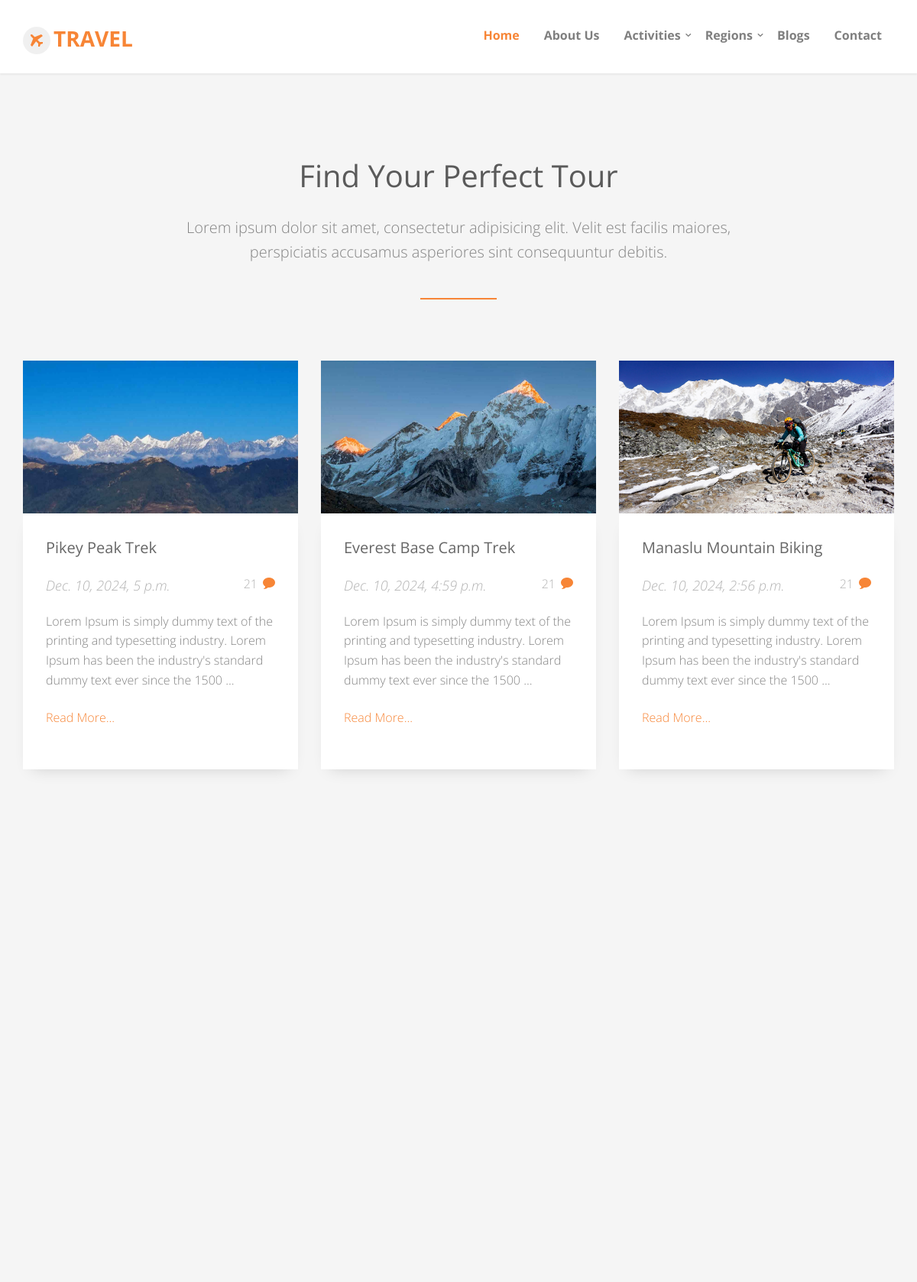
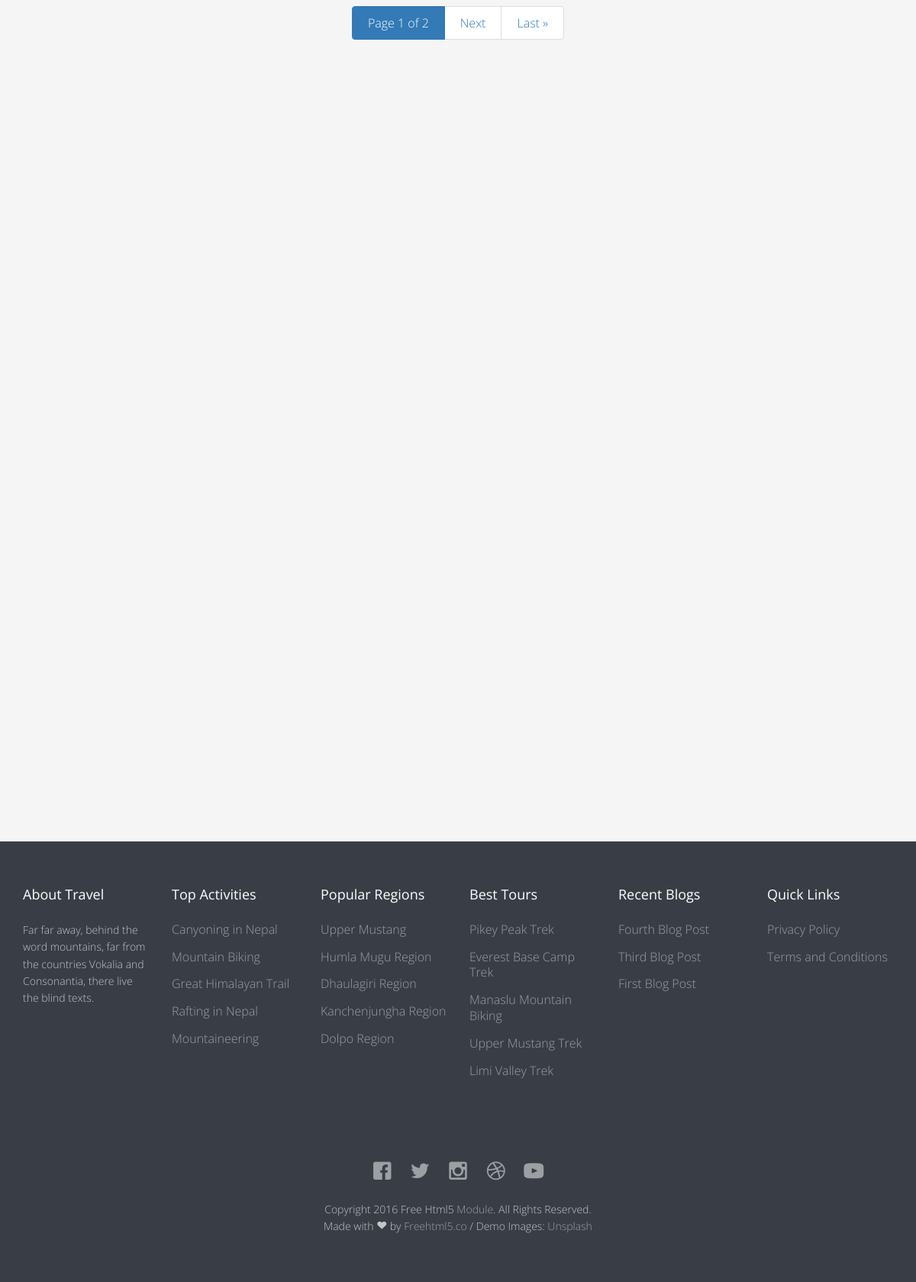
Screenshot of /tour/all/ with the database file from the repository (2 pictures, top to bottom).
### page/models.py (models this page shows, shortened)
class Page(models.Model):
	page_title = models.CharField(max_length=200, verbose_name='Page Title')
	page_slug = models.SlugField(max_length=200, verbose_name='Page Slug')
	page_position = models.CharField(
			choices = POSITION,
			default='Top',
			max_length=20,
			verbose_name='Page Position'
		)
	page_description = models.TextField(blank=True, null=True, verbose_name="Page Description")
	page_image = models.ImageField(upload_to='pages/', blank=True, null=True, verbose_name="Page Image")
	page_is_active = models.CharField(
			choices = IS_ACTIVE,
			default='Yes',
			max_length=10,
			verbose_name='Is Active?'
		)
	page_is_featured = models.CharField(
			choices = IS_ACTIVE,
			default='Yes',
			max_length=10,
			verbose_name='Is Featured?'
		)
	page_created_at = models.DateTimeField(auto_now_add=True, verbose_name='Page Created Date')
	page_updated_at = models.DateTimeField(auto_now=True, verbose_name='Page Updated Date')
	page_added_by = models.ForeignKey(User, on_delete=models.SET_NULL, default=None, null=True, verbose_name='Added By')
	seo_page_title = models.CharField(max_length=200, blank=True, null=True, verbose_name="SEO Page Title (60 Characters Long)")
	seo_page_keywords = models.TextField(blank=True, null=True, verbose_name="SEO Page Keywords (Separated by Commas)")
	seo_page_description = models.TextField(blank=True, null=True, verbose_name="SEO Page Description (160 Characters Long)")

### tour/models.py (models this page shows, shortened)
class Tour(models.Model):
	tour_title = models.CharField(max_length=200, verbose_name="Tour Title")
	tour_slug = models.CharField(max_length=200, verbose_name="Tour Slug")
	tour_duration = models.PositiveSmallIntegerField(blank=True, null=True, verbose_name="Tour Duration")
	tour_altitude = models.PositiveSmallIntegerField(blank=True, null=True, verbose_name="Tour Max Altitude")
	tour_difficulty = models.CharField(
			choices = DIFFICULTY,
			default = 'Medium',
			max_length = 10,
			verbose_name = 'Tour Difficulty'
		)
	tour_description = models.TextField(blank=True, null=True, verbose_name="Tour Description")
	tour_image = models.ImageField(upload_to='tours/', blank=True, null=True, verbose_name="Tour Image")
	tour_map = models.ImageField(upload_to='maps/', blank=True, null=True, verbose_name="Tour Map")
	tour_activity = models.ForeignKey(Activity, on_delete=models.SET_NULL, default = None, null=True, verbose_name='Tour Activity')
	tour_region = models.ManyToManyField(Region, verbose_name='Tour Region')
	tour_is_active = models.CharField(
			choices = IS_ACTIVE,
			default = 'Yes',
			max_length = 10,
			verbose_name = 'Is Active?'
		)
	tour_is_featured = models.CharField(
			choices = IS_ACTIVE,
			default = 'Yes',
			max_length = 10,
			verbose_name = 'Is Featured?'
		)
	tour_created_at = models.DateTimeField(auto_now_add=True, verbose_name="Added Date")
	tour_updated_at = models.DateTimeField(auto_now=True, verbose_name="Updated Date")
	tour_added_by = models.ForeignKey(User, on_delete=models.SET_NULL, default=None, null=True, verbose_name='Added By')
	seo_tour_title = models.CharField(max_length=200, blank=True, null=True, verbose_name="SEO Tour Title (60 Characters Long)")
	seo_tour_keywords = models.TextField(blank=True, null=True, verbose_name="SEO Tour Keywords Separated by Commas")
	seo_tour_description = models.TextField(blank=True, null=True, verbose_name="SEO Tour Description (160 Characters Long)")

class Activity(models.Model):
	activity_title = models.CharField(max_length=200, verbose_name="Activity Title")
	activity_slug = models.SlugField(max_length=200, verbose_name="Activity Slug")
	activity_description = models.TextField(blank=True, null=True, verbose_name="Activity Description")
	activity_image = models.ImageField(upload_to='activities/', blank=True, null=True, verbose_name="Activity Image")
	activity_icon = models.CharField(max_length=200, blank=True, null=True, verbose_name="Activity Icon")
	activity_is_active = models.CharField(
			choices = IS_ACTIVE,
			default = 'Yes',
			max_length = 10,
			verbose_name = 'Is Active?'
		)
	activity_is_featured = models.CharField(
			choices = IS_ACTIVE,
			default = 'Yes',
			max_length = 10,
			verbose_name = 'Is Featured?'
		)
	activity_created_at = models.DateTimeField(auto_now_add=True, verbose_name="Created Date")
	activity_updated_at = models.DateTimeField(auto_now=True, verbose_name="Updated Date")
	activity_added_by = models.ForeignKey(User, on_delete=models.SET_NULL, default=None, null=True, verbose_name="Added By")
	seo_activity_title = models.CharField(max_length=100, blank=True, null=True, verbose_name="SEO Activity Title (60 Characters Long)")
	seo_activity_keywords = models.TextField(blank=True, null=True, verbose_name="SEO Activity Keywords (Separated by Commas)")
	seo_activity_description = models.TextField(blank=True, null=True, verbose_name="SEO Activity Description (160 Characters Long)")

class Region(models.Model):
	region_title = models.CharField(max_length=200, verbose_name="Region Title")
	region_slug = models.CharField(max_length=200, verbose_name="Region Slug")
	region_description = models.TextField(blank=True, null=True, verbose_name="Region Description")
	region_image = models.ImageField(upload_to='regions/', blank=True, null=True, verbose_name="Region Image")
	region_is_active = models.CharField(
			choices = IS_ACTIVE,
			default = 'Yes',
			max_length = 10,
			verbose_name = 'Is Active?'
		)
	region_is_featured = models.CharField(
			choices = IS_ACTIVE,
			default = 'Yes',
			max_length = 10,
			verbose_name = 'Is Featured?'
		)
	region_created_at = models.DateTimeField(auto_now_add=True, verbose_name="Created Date")
	region_updated_at = models.DateTimeField(auto_now=True, verbose_name="Updated Date")
	region_added_by = models.ForeignKey(User, on_delete=models.SET_NULL, default=None, null=True, verbose_name="Added By")
	seo_region_title = models.CharField(max_length=200, blank=True, null=True, verbose_name="SEO Region Title (60 Characters Long)")
	seo_region_keywords = models.TextField(blank=True, null=True, verbose_name="SEO Region Keywords (Separated by Commas)")
	seo_region_description = models.TextField(blank=True, null=True, verbose_name="SEO Region Description (160 Characters Long)")
	class Meta:
		ordering = ['-region_created_at']

### blog/models.py (models this page shows, shortened)
class Blog(models.Model):
	blog_title = models.CharField(max_length=200, verbose_name='Blog Title')
	blog_slug = models.CharField(max_length=200, verbose_name='Blog Slug')
	blog_description = models.TextField(blank=True, null=True, verbose_name='Blog Description')
	blog_image = models.ImageField(upload_to='blogs/', blank=True, null=True, verbose_name='Blog Image')
	blog_category = models.ManyToManyField(Category, verbose_name='Blog Category')
	blog_is_active = models.CharField(
			choices = IS_ACTIVE,
			default = 'Yes',
			max_length = 10,
			verbose_name = 'Is Active?'
		)
	blog_is_featured = models.CharField(
			choices = IS_ACTIVE,
			default = 'Yes',
			max_length = 10,
			verbose_name = 'Is Featured?'
		)
	blog_created_at = models.DateTimeField(auto_now_add=True, verbose_name='Blog Created Date')
	blog_updated_at = models.DateTimeField(auto_now=True, verbose_name='Blog Updated Date')
	blog_added_by = models.ForeignKey(User, on_delete=models.SET_NULL, null=True, verbose_name='Added By')
	seo_blog_title = models.CharField(max_length=200, blank=True, null=True, verbose_name='SEO Blog Title (60 Characters Long)')
	seo_blog_keywords = models.TextField(blank=True, null=True, verbose_name='SEO Blog Keywords (Separated by Commas)')
	seo_blog_description = models.TextField(blank=True, null=True, verbose_name='SEO Blog Description (160 Characters Long)')
	class Meta:
		ordering = ['-blog_created_at']

### thisapp/models.py (models this page shows, shortened)
class SocialMedia(models.Model):
	socialmedia_title = models.CharField(max_length=20, verbose_name="Social Media Name")
	socialmedia_url = models.URLField(max_length=150, verbose_name="Social Media URL")
	socialmedia_icon = models.CharField(max_length=200, blank=True, null=True, verbose_name="Social Media Icon")
	socialmedia_is_active = models.CharField(
			choices = IS_ACTIVE,
			default = 'Yes',
			max_length=10,
			verbose_name='Is Active?'
		)
	socialmedia_craeted_at = models.DateTimeField(auto_now_add=True, verbose_name="Social Media Created Date")
	socialmedia_updated_at = models.DateTimeField(auto_now=True, verbose_name="Social Media Updated Date")
	socialmedia_added_by = models.ForeignKey(User, on_delete=models.SET_NULL, null=True, verbose_name="Social Media Added By")

### tour/views.py (the view)
# urls.py: path('all/', TourListView.as_view(), name='all-tours'),
class TourListView(View):
	def get(self, request, *args, **kwargs):
		tour_list = Tour.objects.all().order_by('-tour_created_at')
		paginator = Paginator(tour_list, 6)
		page = request.GET.get('page')
		tours = paginator.get_page(page)
		regions = Region.objects.filter(region_is_active='yes', region_is_featured='yes').order_by('-region_created_at')[:3]
		context = {
			'tours': tours,
			'regions': regions
		}
		return render(request, 'tour/tour_list.html', context)

### templates/tour/tour_list.html (shortened to what this page needs)
{% extends 'base.html' %}
{% load static %}
	{% block content %}
		{% if tours %}
		<div id="fh5co-blog-section" class="fh5co-section-gray">
			<div class="container">
				<div class="row">
					<div class="col-md-8 col-md-offset-2 text-center heading-section animate-box">
						<h3>Find Your Perfect Tour</h3>
						<p>Lorem ipsum dolor sit amet, consectetur adipisicing elit. Velit est facilis maiores, perspiciatis accusamus asperiores sint consequuntur debitis.</p>
					</div>
				</div>
			</div>
			<div class="container">
				<div class="row row-bottom-padded-md">
						{% for tour in tours %}
							<div class="col-lg-4 col-md-4 col-sm-6">
								<div class="fh5co-blog animate-box">
									{% if tour.tour_image %}
										<a href="{% url 'tour:tour-detail' tour.tour_slug %}"><img class="img-responsive" src="{{ tour.tour_image.url }}" alt="{{ tour.tour_title }}" style="height:200px; width:100%;"></a>
									{% else %}
										<a href="{% url 'tour:tour-detail' tour.tour_slug %}"><img class="img-responsive" src="{% static 'images/no-image.jpg' %}" alt="{{ tour.tour_title }}" style="height:200px; width:100%;"></a>
									{% endif %}
									<div class="blog-text">
										<div class="prod-title">
											<h3><a href="#">{{ tour.tour_title }}</a></h3>
											<span class="posted_by">{{ tour.tour_created_at }}</span>
											<span class="comment"><a href="">21<i class="icon-bubble2"></i></a></span>
											<p>{{ tour.tour_description|slice:":150"}} ...</p>
											<p><a href="{% url 'tour:tour-detail' tour.tour_slug %}">Read More...</a></p>
										</div>
									</div>
								</div>
							</div>
						{% endfor %}
				</div>
				<div class="text-center">
					<nav aria-label="Page navigation example">
					  <ul class="pagination justify-content-center">
					    <li class="page-item active" aria-current="page">
					      <a class="page-link" href="?page={{ tours.number }}"> Page {{ tours.number }} of {{ tours.paginator.num_pages }} <span class="sr-only">(current)</span></a>
					    </li>
					    {% if tours.has_next %}
					    <li class="page-item">
					      <a class="page-link" href="?page={{ tours.next_page_number }}">Next</a>
					    </li>
					    <li class="page-item">
					      <a class="page-link" href="?page={{ tours.paginator.num_pages }}">Last &raquo;</a>
					    </li>
					    {% endif %}
					  </ul>
					</nav>
				</div>
			</div>
		</div>
		{% endif %}
		{% if regions %}
			<div id="fh5co-tours" class="fh5co-section-gray">
				<div class="container">
					<div class="row">
					</div>
					<div class="row">
					</div>
				</div>
			</div>
		{% endif %}
	{% endblock content %}

### templates/base.html (shortened to what this page needs)
{% load static %}
{% include 'head.html' %}
{% include 'navbar.html' %}
	{% block content %}
	{% endblock content %}
{% include 'footer.html' %}
{% include 'scripts.html' %}

### templates/head.html (shortened to what this page needs)
{% load static %}
<!DOCTYPE html>
 <html class="no-js">
	<head>
	<link rel="stylesheet" href="{% static 'css/animate.css' %}">
	<link rel="stylesheet" href="{% static 'css/icomoon.css' %}">
	<link rel="stylesheet" href="{% static 'css/bootstrap.css' %}">
	<link rel="stylesheet" href="{% static 'css/superfish.css' %}">
	<link rel="stylesheet" href="{% static 'css/magnific-popup.css' %}">
	<link rel="stylesheet" href="{% static 'css/bootstrap-datepicker.min.css' %}">
	<link rel="stylesheet" href="{% static 'css/cs-select.css' %}">
	<link rel="stylesheet" href="{% static 'css/cs-skin-border.css' %}">
	<link rel="stylesheet" href="{% static 'css/style.css' %}">
	</head>

### templates/navbar.html (shortened to what this page needs)
{% load static %}
	<body>
		<div id="fh5co-wrapper">
		<div id="fh5co-page">
		<header id="fh5co-header-section" class="sticky-banner">
			<div class="container">
				<div class="nav-header">
					<h1 id="fh5co-logo"><a href="{% url 'page:home' %}"><i class="icon-airplane"></i>Travel</a></h1>
					<nav id="fh5co-menu-wrap" role="navigation">
						<ul class="sf-menu" id="fh5co-primary-menu">
							<li class="active"><a href="{% url 'page:home' %}">Home</a></li>
							{% for top_page in top_menu %}
								<li><a href="{% url 'page:page-detail' top_page.page_slug %}">{{ top_page.page_title }}</a></li>
							{% endfor %}
							<li>
								<a href="{% url 'tour:all-activities' %}" class="fh5co-sub-ddown">Activities</a>
							</li>
							<li>
								<a href="{% url 'tour:all-regions' %}" class="fh5co-sub-ddown">Regions</a>
							</li>
							<li><a href="{% url 'blog:all-blogs' %}">Blogs</a></li>
							<li><a href="contact.html">Contact</a></li>
						</ul>
					</nav>
				</div>
			</div>
		</header>

### templates/footer.html
{% load static %}
<footer>
			<div id="footer">
				<div class="container">
					<div class="row row-bottom-padded-md">
						<div class="col-md-2 col-sm-2 col-xs-12 fh5co-footer-link">
							<h3>About Travel</h3>
							<p>Far far away, behind the word mountains, far from the countries Vokalia and Consonantia, there live the blind texts.</p>
						</div>
						<div class="col-md-2 col-sm-2 col-xs-12 fh5co-footer-link">
							<h3>Top Activities</h3>
							<ul>
								{% for activity in top_activities %}
								<li><a href="{% url 'tour:activity-detail' activity.activity_slug %}">{{ activity.activity_title }}</a></li>
								{% endfor %}
							</ul>
						</div>
						<div class="col-md-2 col-sm-2 col-xs-12 fh5co-footer-link">
							<h3>Popular Regions</h3>
							<ul>
								{% for region in popular_regions %}
									<li><a href="{% url 'tour:region-detail' region.region_slug %}">{{ region.region_title }}</a></li>
								{% endfor %}
							</ul>
						</div>
						<div class="col-md-2 col-sm-2 col-xs-12 fh5co-footer-link">
							<h3>Best Tours</h3>
							<ul>
								{% for tour in best_tours %}
									<li><a href="{% url 'tour:tour-detail' tour.tour_slug %}">{{ tour.tour_title }}</a></li>
								{% endfor %}
							</ul>
						</div>
						{% if recent_blogs %}
						<div class="col-md-2 col-sm-2 col-xs-12 fh5co-footer-link">
							<h3>Recent Blogs</h3>
							<ul>
								{% for blog in recent_blogs %}
								<li><a href="{% url 'blog:blog-detail' blog.blog_slug %}">{{ blog.blog_title }}</a></li>
								{% endfor %}
							</ul>
						</div>
						{% endif %}
						<div class="col-md-2 col-sm-2 col-xs-12 fh5co-footer-link">
							<h3>Quick Links</h3>
							<ul>
								{% for footer_page in footer_menu %}
									<li><a href="{% url 'page:page-detail' footer_page.page_slug %}">{{ footer_page.page_title }}</a></li>
								{% endfor %}
							</ul>
						</div>
					</div>
					{% if socialmedias %}
					<div class="row">
						<div class="col-md-6 col-md-offset-3 text-center">
							<p class="fh5co-social-icons">
								{% for socialmedia in socialmedias %}
									<a href="{{ socialmedia.socialmedia_url }}" title="{{ socialmedia.socialmedia_title }}" target="_blank"><i class="{{ socialmedia.socialmedia_icon }}"></i></a>
								{% endfor %}
							</p>
							<p>Copyright 2016 Free Html5 <a href="#">Module</a>. All Rights Reserved. <br>Made with <i class="icon-heart3"></i> by <a href="http://freehtml5.co/" target="_blank">Freehtml5.co</a> / Demo Images: <a href="https://unsplash.com/" target="_blank">Unsplash</a></p>
						</div>
					</div>
					{% endif %}
				</div>
			</div>
		</footer>

### templates/scripts.html (shortened to what this page needs)
{% load static %}
	</div>
	</div>
	</body>
</html>

### rows the page displays
Page: page_title "About Us"
Tour: tour_image (picture), tour_title "Pikey Peak Trek", tour_created_at "Dec. 10, 2024, 5 p.m.", tour_description "Lorem Ipsum is simply dummy text of the printing and typesetting industry. Lorem Ipsum has been the industry's standard dummy text ever since the 1500"
Tour: tour_image (picture), tour_title "Everest Base Camp Trek", tour_created_at "Dec. 10, 2024, 4:59 p.m.", tour_description "Lorem Ipsum is simply dummy text of the printing and typesetting industry. Lorem Ipsum has been the industry's standard dummy text ever since the 1500"
Tour: tour_image (picture), tour_title "Manaslu Mountain Biking", tour_created_at "Dec. 10, 2024, 2:56 p.m.", tour_description "Lorem Ipsum is simply dummy text of the printing and typesetting industry. Lorem Ipsum has been the industry's standard dummy text ever since the 1500"
Activity: activity_title "Canyoning in Nepal"
Activity: activity_title "Mountain Biking"
Activity: activity_title "Great Himalayan Trail"
Activity: activity_title "Rafting in Nepal"
Activity: activity_title "Mountaineering"
Region: region_title "Upper Mustang"
Region: region_title "Humla Mugu Region"
Region: region_title "Dhaulagiri Region"
Region: region_title "Kanchenjungha Region"
Region: region_title "Dolpo Region"
Tour: tour_title "Upper Mustang Trek"
Tour: tour_title "Limi Valley Trek"
Blog: blog_title "Fourth Blog Post"
Blog: blog_title "Third Blog Post"
Blog: blog_title "First Blog Post"
Page: page_title "Privacy Policy"
Page: page_title "Terms and Conditions"

### other values shown
{{ tours.number }} "1"
{{ tours.paginator.num_pages }} "2"
